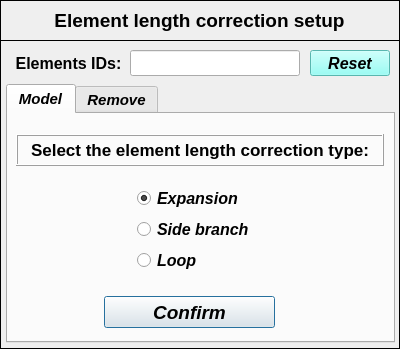
<?xml version="1.0" encoding="UTF-8"?>
<ui version="4.0">
 <class>Dialog</class>
 <widget class="QDialog" name="Dialog">
  <property name="geometry">
   <rect>
    <x>0</x>
    <y>0</y>
    <width>400</width>
    <height>349</height>
   </rect>
  </property>
  <property name="minimumSize">
   <size>
    <width>400</width>
    <height>349</height>
   </size>
  </property>
  <property name="maximumSize">
   <size>
    <width>400</width>
    <height>800</height>
   </size>
  </property>
  <property name="windowTitle">
   <string>Element length correction setup</string>
  </property>
  <widget class="QFrame" name="frame">
   <property name="geometry">
    <rect>
     <x>0</x>
     <y>0</y>
     <width>400</width>
     <height>41</height>
    </rect>
   </property>
   <property name="frameShape">
    <enum>QFrame::Box</enum>
   </property>
   <property name="frameShadow">
    <enum>QFrame::Plain</enum>
   </property>
   <property name="lineWidth">
    <number>1</number>
   </property>
   <widget class="QLabel" name="label">
    <property name="geometry">
     <rect>
      <x>14</x>
      <y>4</y>
      <width>371</width>
      <height>32</height>
     </rect>
    </property>
    <property name="minimumSize">
     <size>
      <width>0</width>
      <height>32</height>
     </size>
    </property>
    <property name="maximumSize">
     <size>
      <width>16777215</width>
      <height>32</height>
     </size>
    </property>
    <property name="font">
     <font>
      <family>Arial</family>
      <pointsize>14</pointsize>
      <weight>75</weight>
      <italic>false</italic>
      <bold>true</bold>
     </font>
    </property>
    <property name="text">
     <string>Element length correction setup</string>
    </property>
    <property name="textFormat">
     <enum>Qt::AutoText</enum>
    </property>
    <property name="alignment">
     <set>Qt::AlignCenter</set>
    </property>
   </widget>
  </widget>
  <widget class="QFrame" name="frame_2">
   <property name="geometry">
    <rect>
     <x>0</x>
     <y>40</y>
     <width>400</width>
     <height>309</height>
    </rect>
   </property>
   <property name="frameShape">
    <enum>QFrame::Box</enum>
   </property>
   <property name="frameShadow">
    <enum>QFrame::Plain</enum>
   </property>
   <property name="lineWidth">
    <number>1</number>
   </property>
   <widget class="QTabWidget" name="tabWidget_element_length_correction">
    <property name="geometry">
     <rect>
      <x>6</x>
      <y>44</y>
      <width>389</width>
      <height>259</height>
     </rect>
    </property>
    <property name="minimumSize">
     <size>
      <width>0</width>
      <height>227</height>
     </size>
    </property>
    <property name="maximumSize">
     <size>
      <width>16777215</width>
      <height>400</height>
     </size>
    </property>
    <property name="font">
     <font>
      <family>Arial</family>
      <pointsize>11</pointsize>
      <weight>75</weight>
      <italic>true</italic>
      <bold>true</bold>
     </font>
    </property>
    <property name="currentIndex">
     <number>0</number>
    </property>
    <widget class="QWidget" name="tab_model">
     <attribute name="title">
      <string>Model</string>
     </attribute>
     <widget class="QPushButton" name="pushButton_confirm">
      <property name="geometry">
       <rect>
        <x>96</x>
        <y>182</y>
        <width>171</width>
        <height>32</height>
       </rect>
      </property>
      <property name="minimumSize">
       <size>
        <width>0</width>
        <height>32</height>
       </size>
      </property>
      <property name="maximumSize">
       <size>
        <width>16777215</width>
        <height>32</height>
       </size>
      </property>
      <property name="font">
       <font>
        <family>Arial</family>
        <pointsize>14</pointsize>
        <weight>75</weight>
        <italic>true</italic>
        <bold>true</bold>
       </font>
      </property>
      <property name="text">
       <string>Confirm</string>
      </property>
     </widget>
     <widget class="QLabel" name="label_20">
      <property name="enabled">
       <bool>true</bool>
      </property>
      <property name="geometry">
       <rect>
        <x>8</x>
        <y>20</y>
        <width>368</width>
        <height>32</height>
       </rect>
      </property>
      <property name="minimumSize">
       <size>
        <width>368</width>
        <height>32</height>
       </size>
      </property>
      <property name="maximumSize">
       <size>
        <width>368</width>
        <height>32</height>
       </size>
      </property>
      <property name="font">
       <font>
        <pointsize>13</pointsize>
        <weight>75</weight>
        <italic>false</italic>
        <bold>true</bold>
       </font>
      </property>
      <property name="frameShape">
       <enum>QFrame::Box</enum>
      </property>
      <property name="frameShadow">
       <enum>QFrame::Raised</enum>
      </property>
      <property name="text">
       <string>Select the element length correction type:</string>
      </property>
      <property name="alignment">
       <set>Qt::AlignCenter</set>
      </property>
     </widget>
     <widget class="QWidget" name="gridLayoutWidget">
      <property name="geometry">
       <rect>
        <x>128</x>
        <y>72</y>
        <width>132</width>
        <height>89</height>
       </rect>
      </property>
      <layout class="QGridLayout" name="gridLayout">
       <item row="2" column="0">
        <widget class="QRadioButton" name="radioButton_loop">
         <property name="minimumSize">
          <size>
           <width>130</width>
           <height>25</height>
          </size>
         </property>
         <property name="maximumSize">
          <size>
           <width>130</width>
           <height>25</height>
          </size>
         </property>
         <property name="font">
          <font>
           <pointsize>12</pointsize>
          </font>
         </property>
         <property name="text">
          <string>Loop</string>
         </property>
        </widget>
       </item>
       <item row="0" column="0">
        <widget class="QRadioButton" name="radioButton_expansion">
         <property name="minimumSize">
          <size>
           <width>130</width>
           <height>25</height>
          </size>
         </property>
         <property name="maximumSize">
          <size>
           <width>130</width>
           <height>25</height>
          </size>
         </property>
         <property name="font">
          <font>
           <pointsize>12</pointsize>
          </font>
         </property>
         <property name="text">
          <string>Expansion</string>
         </property>
         <property name="checked">
          <bool>true</bool>
         </property>
        </widget>
       </item>
       <item row="1" column="0">
        <widget class="QRadioButton" name="radioButton_side_branch">
         <property name="minimumSize">
          <size>
           <width>130</width>
           <height>25</height>
          </size>
         </property>
         <property name="maximumSize">
          <size>
           <width>130</width>
           <height>25</height>
          </size>
         </property>
         <property name="font">
          <font>
           <pointsize>12</pointsize>
          </font>
         </property>
         <property name="text">
          <string>Side branch</string>
         </property>
        </widget>
       </item>
      </layout>
     </widget>
    </widget>
    <widget class="QWidget" name="tab_remove">
     <attribute name="title">
      <string>Remove</string>
     </attribute>
     <widget class="QPushButton" name="pushButton_remove_by_group_confirm">
      <property name="geometry">
       <rect>
        <x>152</x>
        <y>194</y>
        <width>80</width>
        <height>29</height>
       </rect>
      </property>
      <property name="minimumSize">
       <size>
        <width>80</width>
        <height>29</height>
       </size>
      </property>
      <property name="maximumSize">
       <size>
        <width>80</width>
        <height>29</height>
       </size>
      </property>
      <property name="font">
       <font>
        <family>Arial</family>
        <pointsize>11</pointsize>
        <weight>75</weight>
        <italic>true</italic>
        <bold>true</bold>
       </font>
      </property>
      <property name="text">
       <string>Remove</string>
      </property>
     </widget>
     <widget class="QTreeWidget" name="treeWidget_length_correction_groups">
      <property name="geometry">
       <rect>
        <x>22</x>
        <y>38</y>
        <width>341</width>
        <height>150</height>
       </rect>
      </property>
      <property name="minimumSize">
       <size>
        <width>280</width>
        <height>150</height>
       </size>
      </property>
      <property name="maximumSize">
       <size>
        <width>400</width>
        <height>150</height>
       </size>
      </property>
      <property name="font">
       <font>
        <family>Arial</family>
        <weight>75</weight>
        <italic>true</italic>
        <bold>true</bold>
       </font>
      </property>
      <column>
       <property name="text">
        <string>Group</string>
       </property>
      </column>
      <column>
       <property name="text">
        <string>Type</string>
       </property>
      </column>
      <column>
       <property name="text">
        <string>Elements</string>
       </property>
      </column>
     </widget>
     <widget class="QLabel" name="label_30">
      <property name="geometry">
       <rect>
        <x>4</x>
        <y>6</y>
        <width>373</width>
        <height>27</height>
       </rect>
      </property>
      <property name="font">
       <font>
        <family>Arial</family>
        <pointsize>12</pointsize>
        <weight>75</weight>
        <italic>false</italic>
        <bold>true</bold>
       </font>
      </property>
      <property name="frameShape">
       <enum>QFrame::NoFrame</enum>
      </property>
      <property name="frameShadow">
       <enum>QFrame::Raised</enum>
      </property>
      <property name="text">
       <string>Select a group to remove the length correction:</string>
      </property>
      <property name="textFormat">
       <enum>Qt::AutoText</enum>
      </property>
      <property name="alignment">
       <set>Qt::AlignCenter</set>
      </property>
     </widget>
     <widget class="QPushButton" name="pushButton_get_information">
      <property name="geometry">
       <rect>
        <x>268</x>
        <y>150</y>
        <width>90</width>
        <height>32</height>
       </rect>
      </property>
      <property name="minimumSize">
       <size>
        <width>90</width>
        <height>32</height>
       </size>
      </property>
      <property name="maximumSize">
       <size>
        <width>90</width>
        <height>32</height>
       </size>
      </property>
      <property name="font">
       <font>
        <family>Arial</family>
        <pointsize>11</pointsize>
        <weight>75</weight>
        <italic>true</italic>
        <bold>true</bold>
       </font>
      </property>
      <property name="text">
       <string>See details</string>
      </property>
     </widget>
    </widget>
   </widget>
   <widget class="QLabel" name="label_selection">
    <property name="geometry">
     <rect>
      <x>12</x>
      <y>10</y>
      <width>113</width>
      <height>26</height>
     </rect>
    </property>
    <property name="font">
     <font>
      <family>Arial</family>
      <pointsize>12</pointsize>
      <weight>75</weight>
      <italic>false</italic>
      <bold>true</bold>
     </font>
    </property>
    <property name="text">
     <string>Elements IDs:</string>
    </property>
    <property name="alignment">
     <set>Qt::AlignCenter</set>
    </property>
   </widget>
   <widget class="QLineEdit" name="lineEdit_elementID">
    <property name="geometry">
     <rect>
      <x>130</x>
      <y>10</y>
      <width>170</width>
      <height>26</height>
     </rect>
    </property>
    <property name="minimumSize">
     <size>
      <width>170</width>
      <height>0</height>
     </size>
    </property>
    <property name="maximumSize">
     <size>
      <width>170</width>
      <height>16777215</height>
     </size>
    </property>
    <property name="font">
     <font>
      <family>Arial</family>
      <pointsize>11</pointsize>
      <weight>75</weight>
      <italic>false</italic>
      <bold>true</bold>
     </font>
    </property>
    <property name="focusPolicy">
     <enum>Qt::ClickFocus</enum>
    </property>
    <property name="text">
     <string/>
    </property>
    <property name="alignment">
     <set>Qt::AlignCenter</set>
    </property>
   </widget>
   <widget class="QPushButton" name="pushButton_reset_confirm">
    <property name="geometry">
     <rect>
      <x>310</x>
      <y>10</y>
      <width>80</width>
      <height>26</height>
     </rect>
    </property>
    <property name="minimumSize">
     <size>
      <width>80</width>
      <height>26</height>
     </size>
    </property>
    <property name="maximumSize">
     <size>
      <width>80</width>
      <height>26</height>
     </size>
    </property>
    <property name="font">
     <font>
      <family>Arial</family>
      <pointsize>12</pointsize>
      <weight>75</weight>
      <italic>true</italic>
      <bold>true</bold>
     </font>
    </property>
    <property name="styleSheet">
     <string notr="true">background-color: rgb(125, 255, 245);</string>
    </property>
    <property name="text">
     <string>Reset</string>
    </property>
    <property name="flat">
     <bool>false</bool>
    </property>
   </widget>
  </widget>
 </widget>
 <resources/>
 <connections/>
</ui>
